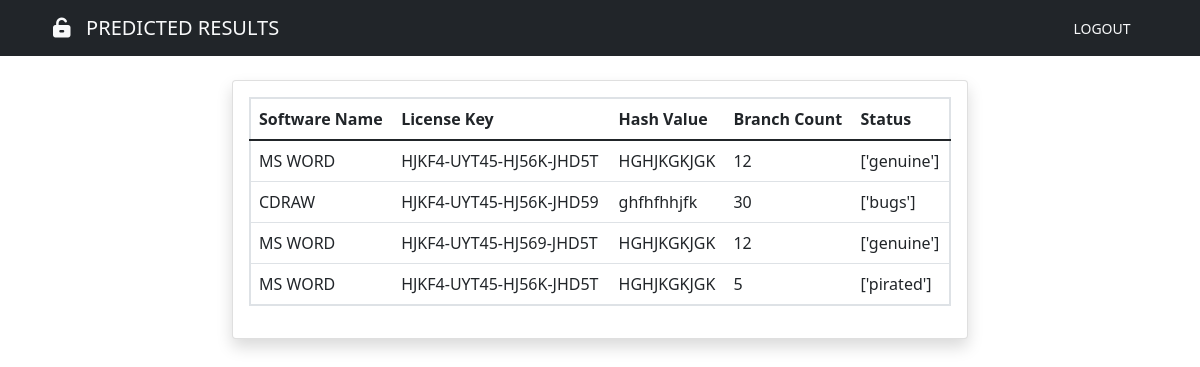
/output/, run on the app's committed database.
### myapp/models.py (models this page shows, shortened)
class Predictions(models.Model):
    softwarename = models.CharField(max_length=50, null=True)
    licensekey = models.CharField(max_length=50, null=True)
    Hashvalue = models.CharField(max_length=50, null=True)
    branchCount = models.PositiveIntegerField(
        validators=[MinValueValidator(1), MaxValueValidator(30)], null=True)
    Predictions = models.CharField(max_length=50, blank=True)
    Tested_at = models.DateField(auto_now_add=True)
    class Meta:
        ordering = ['-Tested_at']
        verbose_name = 'predictions'
        verbose_name_plural = 'predictions'

### myapp/views.py (the view)
# urls.py: path('output/', views.output, name="output"),
def output(request):
    pred_soft = Predictions.objects.all()
    context = {
        'pred_soft': pred_soft
    }
    return render(request, "output.html", context)

### myapp/templates/output.html (shortened to what this page needs)
{% extends 'base.html' %} {% load crispy_forms_tags %}
{% block nav-btn %}
<a href="{% url 'logout' %}" class="btn btn-sm text-light" id="btn-nav"
  >LOGOUT</a
>
{% endblock %}
{% block nav-content %}
<i class="fa-solid fa-unlock-keyhole"></i>&nbsp;&nbsp; PREDICTED RESULTS
{%endblock %}
{% block content %}
<div class="container">
  <div class="row mt-4">
    <div class="col-md-8 offset-md-2">
        <div class="card shadow">
        <div class="card-body">
      <table class="table border border-2 p-2">
        <thead>
            <tr>
                <th scope="col">Software Name</th>
                <th scope="col">License Key</th>
                <th scope="col">Hash Value</th>
                <th scope="col">Branch Count</th>
                <th scope="col">Status</th>
            </tr>
        </thead>
        <tbody>
            {% for data in pred_soft %}
            <tr>
                <td scope="row">{{data.softwarename}}</td>
                <td>{{data.licensekey}}</td>
                <td>{{data.Hashvalue}}</td>
                <td>{{data.branchCount}}</td>
                <td>{{data.Predictions}}</td>
            </tr>
            {% endfor %}
        </tbody>
      </table>
    </div>
    </div>
    </div>
  </div>
</div>
{% endblock content %}

### myapp/static/css/style.css (style rules this page uses)
html, body { height: 100%; margin: 0; max-width: 100%; }
#btn-nav { width: 90px; float: right; margin-right: 25px; }

### data on the page
Predictions: softwarename "MS WORD", licensekey "HJKF4-UYT45-HJ56K-JHD5T", Hashvalue "HGHJKGKJGK", branchCount "12", Predictions "['genuine']"
Predictions: softwarename "CDRAW", licensekey "HJKF4-UYT45-HJ56K-JHD59", Hashvalue "ghfhfhhjfk", branchCount "30", Predictions "['bugs']"
Predictions: softwarename "MS WORD", licensekey "HJKF4-UYT45-HJ569-JHD5T", Hashvalue "HGHJKGKJGK", branchCount "12", Predictions "['genuine']"
Predictions: softwarename "MS WORD", licensekey "HJKF4-UYT45-HJ56K-JHD5T", Hashvalue "HGHJKGKJGK", branchCount "5", Predictions "['pirated']"
